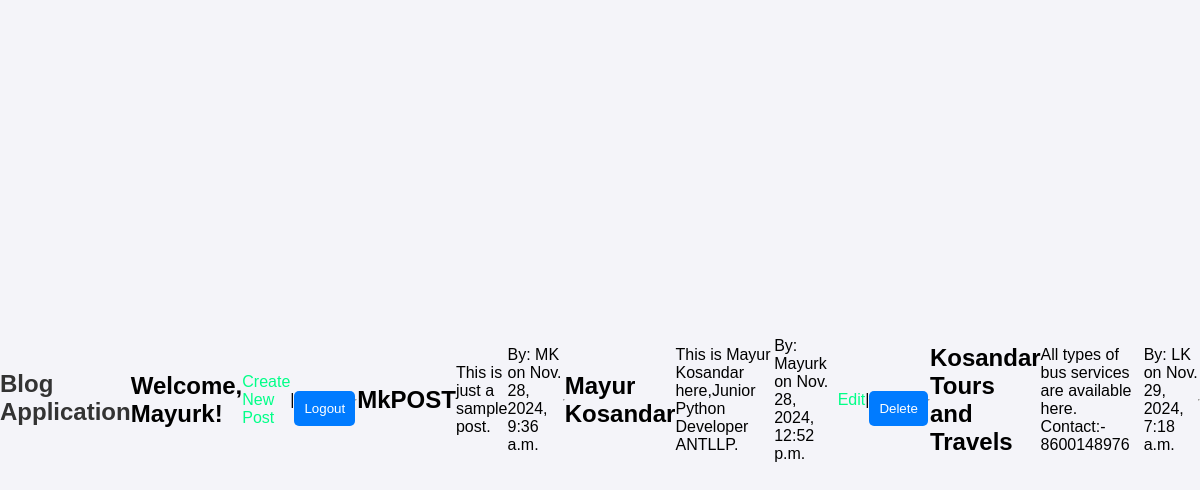
Screenshot of / (signed in) with the database file from the repository.
### p2app/models.py (models this page shows, shortened)
class BlogPost(models.Model):
    title = models.CharField(max_length=200)
    content = models.TextField()
    author = models.ForeignKey(User, on_delete=models.CASCADE)
    created_at = models.DateTimeField(auto_now_add=True)
    updated_at = models.DateTimeField(auto_now=True)

### p2app/views.py (the view)
# urls.py: 2. Add a URL to urlpatterns:  path('', views.home, name='home')
def home(request):
    posts = BlogPost.objects.all()
    return render(request, 'home.html', {'posts': posts})

### p2app/templates/home.html (shortened to what this page needs)
{% load static %}
<link rel="stylesheet" href="{% static 'css/style.css' %}">
<!DOCTYPE html>
<html lang="en">
<head>
</head>
<body>
    <h1>Blog Application</h1>
    {% if user.is_authenticated %}
        <h2><p>Welcome, {{ user.username }}!</p></h2>
        <a href="{% url 'create_post' %}">Create New Post</a> |
        <form method="POST" action="{% url 'logout' %}">
            <button type="submit">Logout</button>
        </form>
    {% else %}
        <a href="{% url 'register' %}">Register</a> | <a href="{% url 'login' %}">Login</a>
    {% endif %}
    <hr>
    {% for post in posts %}
        <h2>{{ post.title }}</h2>
        <p>{{ post.content|truncatechars:100 }}</p>
        <p>By: {{ post.author.username }} on {{ post.created_at }}</p>
        {% if post.author == user %}
            <a href="{% url 'edit_post' post.id %}">Edit</a> |
            <form method="POST" action="{% url 'delete_post' post.id %}">
                <button type="submit">Delete</button>
            </form>
        {% endif %}
        <hr>
    {% endfor %}
</body>
</html>

### p2app/static/style.css (style rules this page uses)
body { font-family: Arial, sans-serif; background-color: #f4f4f9; margin: 0; padding: 0; display: flex; justify-content: center; align-items: center; height: 100vh; }
h1 { margin-bottom: 20px; font-size: 24px; color: #333; }
form { display: flex; flex-direction: column; gap: 15px; }
button { padding: 10px; background: #007bff; color: white; border: none; border-radius: 5px; cursor: pointer; }
a { color: #00ff88; text-decoration: none; }

### rows the page displays
BlogPost: title "MkPOST", content "This is just a sample post.", author.username "MK", created_at "Nov. 28, 2024, 9:36 a.m."
BlogPost: title "Mayur Kosandar", content "This is Mayur Kosandar here,Junior Python Developer ANTLLP.", author.username "Mayurk", created_at "Nov. 28, 2024, 12:52 p.m.", shows "Edit"
BlogPost: title "Kosandar Tours and Travels", content "All types of bus services are available here. Contact:- 8600148976", author.username "LK", created_at "Nov. 29, 2024, 7:18 a.m."

### other values shown
{{ user.username }} "Mayurk"
